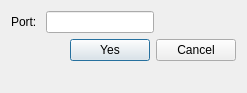
<?xml version="1.0" encoding="UTF-8"?>
<ui version="4.0">
 <class>ListenPortDialog</class>
 <widget class="QDialog" name="ListenPortDialog">
  <property name="geometry">
   <rect>
    <x>0</x>
    <y>0</y>
    <width>247</width>
    <height>93</height>
   </rect>
  </property>
  <property name="windowTitle">
   <string>Dialog</string>
  </property>
  <layout class="QVBoxLayout" name="verticalLayout">
   <item>
    <layout class="QHBoxLayout" name="horizontalLayout_2">
     <item>
      <widget class="QLabel" name="label">
       <property name="text">
        <string>Port: </string>
       </property>
      </widget>
     </item>
     <item>
      <widget class="QLineEdit" name="lineEdit">
       <property name="maximumSize">
        <size>
         <width>120</width>
         <height>16777215</height>
        </size>
       </property>
      </widget>
     </item>
     <item>
      <spacer name="horizontalSpacer">
       <property name="orientation">
        <enum>Qt::Horizontal</enum>
       </property>
       <property name="sizeHint" stdset="0">
        <size>
         <width>40</width>
         <height>20</height>
        </size>
       </property>
      </spacer>
     </item>
    </layout>
   </item>
   <item>
    <layout class="QHBoxLayout" name="horizontalLayout">
     <item>
      <spacer name="horizontalSpacer_2">
       <property name="orientation">
        <enum>Qt::Horizontal</enum>
       </property>
       <property name="sizeHint" stdset="0">
        <size>
         <width>40</width>
         <height>20</height>
        </size>
       </property>
      </spacer>
     </item>
     <item>
      <widget class="QPushButton" name="pushButton">
       <property name="text">
        <string>Yes</string>
       </property>
      </widget>
     </item>
     <item>
      <widget class="QPushButton" name="pushButton_2">
       <property name="text">
        <string>Cancel</string>
       </property>
      </widget>
     </item>
    </layout>
   </item>
   <item>
    <spacer name="verticalSpacer">
     <property name="orientation">
      <enum>Qt::Vertical</enum>
     </property>
     <property name="sizeHint" stdset="0">
      <size>
       <width>20</width>
       <height>13</height>
      </size>
     </property>
    </spacer>
   </item>
  </layout>
 </widget>
 <resources/>
 <connections>
  <connection>
   <sender>pushButton_2</sender>
   <signal>clicked()</signal>
   <receiver>ListenPortDialog</receiver>
   <slot>close()</slot>
   <hints>
    <hint type="sourcelabel">
     <x>184</x>
     <y>50</y>
    </hint>
    <hint type="destinationlabel">
     <x>187</x>
     <y>75</y>
    </hint>
   </hints>
  </connection>
 </connections>
</ui>
